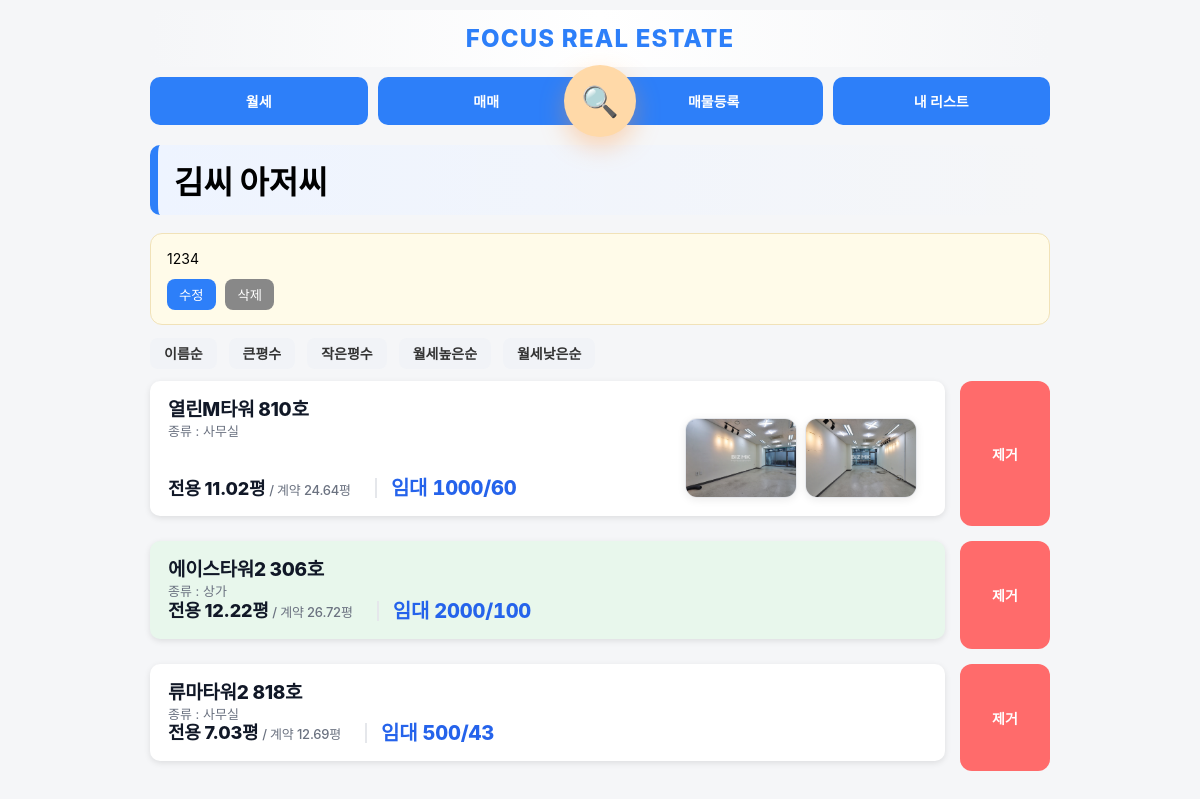
The page /collections/1 (signed in) on the database its author committed.
### app.py (models this page shows)
class Collection(db.Model):
    id = db.Column(db.Integer, primary_key=True)
    title = db.Column(db.String(200))
    memo = db.Column(db.String(200))
    created_at = db.Column(db.String(50))

class Property(db.Model):
    status = db.Column(db.String(20), default='available')
    property_type = db.Column(db.String(50))
    id = db.Column(db.Integer, primary_key=True)
    building_name = db.Column(db.String(200))
    exclusive_area = db.Column(db.Float)
    contract_area = db.Column(db.Float)
    deposit = db.Column(db.Integer)
    rent = db.Column(db.Integer)
    sale_price = db.Column(db.Integer)
    category = db.Column(db.String(20))
    status = db.Column(db.String(20), default='available')
    private_memo = db.Column(db.Text)

class PropertyImage(db.Model):
    id = db.Column(db.Integer, primary_key=True)
    property_id = db.Column(db.Integer, index=True)
    file_path = db.Column(db.String(300))
    created_at = db.Column(db.DateTime, default=datetime.utcnow)

### app.py (the view, shortened to what this page needs)
@app.route("/collections/<int:id>")
@login_required
def collection_detail(id):
    collection = Collection.query.get(id)
    sort = request.args.get("sort", "")
    items = CollectionItem.query.filter_by(collection_id=id).all()
    properties = []
    for item in items:
        p = Property.query.get(item.property_id)
        if p:
            p.collection_item_id = item.id
            properties.append(p)
    if sort == "name":
        properties = sorted(properties, key=lambda x: x.building_name)
    elif sort == "area_desc":
        properties = sorted(properties, key=lambda x: x.exclusive_area, reverse=True)
    elif sort == "area_asc":
        properties = sorted(properties, key=lambda x: x.exclusive_area)
    elif sort == "rent_desc":
        properties = sorted(properties, key=lambda x: x.rent, reverse=True)
    elif sort == "rent_asc":
        properties = sorted(properties, key=lambda x: x.rent)
    thumb_map = {}
    for img in PropertyImage.query.order_by(PropertyImage.id.desc()).all():
        if img.property_id not in thumb_map:
            thumb_map[img.property_id] = []
        if len(thumb_map[img.property_id]) < 2:
            thumb_map[img.property_id].append(img.file_path)
    return render_template(
        "collection_detail.html",
        collection=collection,
        properties=properties,
        sort=sort,
        thumb_map=thumb_map,
        format_sale_price_korean=format_sale_price_korean
    )

### app.py (called while the page is built)
@login_manager.user_loader
def load_user(user_id):
    return User.query.get(int(user_id))

### templates/collection_detail.html (shortened to what this page needs)
{% extends "base.html" %}
{% block content %}
<div class="section-title">{{ collection.title }}</div>
<div class="memo-card">
    <div id="memo-view" {% if not collection.memo %}style="display:none"{% endif %}>
        <div class="memo-text" id="memo-text">{{ collection.memo }}</div>
        <div class="memo-actions">
            <button onclick="editMemo()">수정</button>
            <button onclick="deleteMemo()">삭제</button>
        </div>
    </div>
</div>
<div class="sort-bar">
    <a href="?sort=name">이름순</a>
    <a href="?sort=area_desc">큰평수</a>
    <a href="?sort=area_asc">작은평수</a>
    <a href="?sort=rent_desc">월세높은순</a>
    <a href="?sort=rent_asc">월세낮은순</a>
</div>
<div class="list-detail-container">
{% for p in properties %}
<div class="detail-row">
    <div class="card property-card {{ p.property_type }}" onclick="location.href='/property/{{ p.id }}?from_collection_id={{ collection.id }}'">
    <div class="card-left">
        <div class="title">{{ p.building_name }}</div>
        <div class="detail">
            종류 : {{ p.property_type }}
        </div>
        <div class="detail-line">
            <div class="area-text">
                <span class="area-main">전용 {{ p.exclusive_area }}평</span>
                <span class="area-sub"> / 계약 {{ p.contract_area }}평</span>
            </div>
            <span class="price-inline">
                {% if p.category == "매매" %}
                    매매 {{ format_sale_price_korean(p.sale_price) }}
                {% else %}
                    임대 {{ p.deposit }}/{{ p.rent }}
                {% endif %}
            </span>
            <div class="thumb-box">
                {% for img in thumb_map.get(p.id, []) %}
                    <img src="{{ img }}" class="thumb-img">
                {% endfor %}
            </div>
        </div>
    </div>
</div>
    <div class="remove-wrap mobile-hide-remove" onclick="event.stopPropagation();">
    <a href="{{ url_for('remove_from_collection', collection_id=collection.id, property_id=p.id) }}" class="remove-btn">
        제거
    </a>
</div>
</div>
{% endfor %}
</div>
{% endblock %}

### templates/base.html (style rules this page uses)
body { font-size: 14px; }
.card-left { flex: 1; }
body { font-family: "Pretendard", -apple-system, BlinkMacSystemFont, "Segoe UI", Roboto, sans-serif; margin: 0; padding: 0; background: #f5f6f8; }
.card { background: white; padding: 12px; border-radius: 10px; margin-bottom: 10px; box-shadow: 0 2px 6px rgba(0,0,0,0.1); }
.property-card .title { font-weight: bold; font-size: 15px; margin-bottom: 2px; line-height: 1.15; }
.property-card .detail { font-size: 13px; margin-bottom: 1px; color: #444; line-height: 1.15; }
.property-card { flex:1; display:flex; transition: transform 0.18s ease, box-shadow 0.18s ease; cursor: pointer; }
.property-card .card-left { display:flex; flex-direction:column; justify-content:center; }
.property-card { background: #ffffff; }
.property-card.상가 { background: #e8f7ec; }
.detail-line { display:flex; align-items:flex-end; gap:10px; flex-wrap:nowrap; }
.thumb-img { width:110px; height:78px; object-fit:cover; border-radius:12px; border:1px solid #e5e7eb; background:#fff; box-shadow:0 2px 8px rgba(0,0,0,0.08); transition:transform .15s ease; }
.thumb-box { display:flex; gap:8px; align-items:flex-start; flex-shrink:0; margin-left:auto; margin-right:10px; }
.thumb-img { width:110px; height:78px; object-fit:cover; border-radius:12px; border:1px solid #e5e7eb; background:#fff; box-shadow:0 2px 8px rgba(0,0,0,0.08); transition:transform .15s ease; display:block; margin-top:-22px; }
.area-text { font-size:18px; font-weight:800; color:#111827; line-height:1.05; letter-spacing:-0.2px; }
.detail-row { display:flex; gap:14px; align-items:center; justify-content:center; margin-top:14px; }
.detail-row > .card { display:flex; }
.detail-row { align-items:stretch; }
.property-card { height:100%; display:flex; }
.property-card .card-left { display:flex; flex-direction:column; justify-content:flex-start; }
.property-card .title { font-weight:800; font-size:19px; letter-spacing:-0.3px; color:#111827; }
.price-inline { font-weight:800; font-size:20px; letter-spacing:-0.2px; color:#2563eb; line-height:1; }
.price-inline { padding-left:14px; margin-left:14px; border-left:2px solid #e5e7eb; }
.price-inline, .property-card .price { font-variant-numeric: tabular-nums; }
.property-card .detail { font-size:13px; color:#6b7280; margin:1px 0; line-height:1.2; }
.property-card .detail-line { font-weight:500; }
.price-inline::before { opacity:0.7; }
.property-card { line-height:1.25; }
.area-main { font-weight:800; font-size:18px; color:#111827; }
.area-sub { font-weight:500; font-size:13px; color:#6b7280; }

### templates/collection_detail.html (style rules this page uses)
.section-title { font-size: 32px; font-weight: 900; margin-bottom: 18px; padding: 12px 16px; border-radius: 10px; background: linear-gradient(to right, #eef4ff, transparent); border-left: 8px solid #2d7ff9; }
.sort-bar { margin-bottom: 18px; }
.sort-bar a { margin-right: 8px; padding: 7px 14px; border-radius: 8px; background: #f1f3f7; text-decoration: none; color: #333; font-weight: 600; transition: 0.15s; }
.detail-row { display: flex; gap: 15px; align-items: stretch; margin-bottom: 15px; }
.property-card { flex: 3; padding: 18px 18px; display:flex; align-items:center; height:100%; }
.remove-wrap { display:flex; align-items:stretch; min-width:90px; }
.remove-btn { background:#ff6b6b; color:white; border-radius:10px; text-decoration:none; font-weight:bold; white-space:nowrap; transition:.15s; height:100%; display:flex; align-items:center; justify-content:center; padding:0 16px; }
.remove-btn { background: #ff6b6b; color: white; border-radius: 12px; text-decoration: none; font-weight: bold; transition: 0.15s; width:100%; height:auto; padding:12px 0; display:flex; align-items:center; justify-content:center; }
.memo-card { background: #fffbe9; border-radius: 12px; padding: 14px 16px; margin-bottom: 18px; border: 1px solid #f1e2b8; }
.memo-text { white-space: pre-wrap; line-height: 1.5; margin-bottom: 10px; }
.memo-actions button { margin-right: 6px; padding: 6px 12px; border-radius: 8px; border: none; background: #2d7ff9; color: white; cursor: pointer; }
.memo-actions button:last-child { background: #888; }

### rows shown on the page
Collection: title "김씨 아저씨", memo "1234"
Property: building_name "열린M타워 810호", property_type "사무실", exclusive_area "11.02", contract_area "24.64", deposit "1000", rent "60"
PropertyImage: file_path (picture)
PropertyImage: file_path (picture)
Property: building_name "에이스타워2 306호", property_type "상가", exclusive_area "12.22", contract_area "26.72", deposit "2000", rent "100"
Property: building_name "류마타워2 818호", property_type "사무실", exclusive_area "7.03", contract_area "12.69", deposit "500", rent "43"
